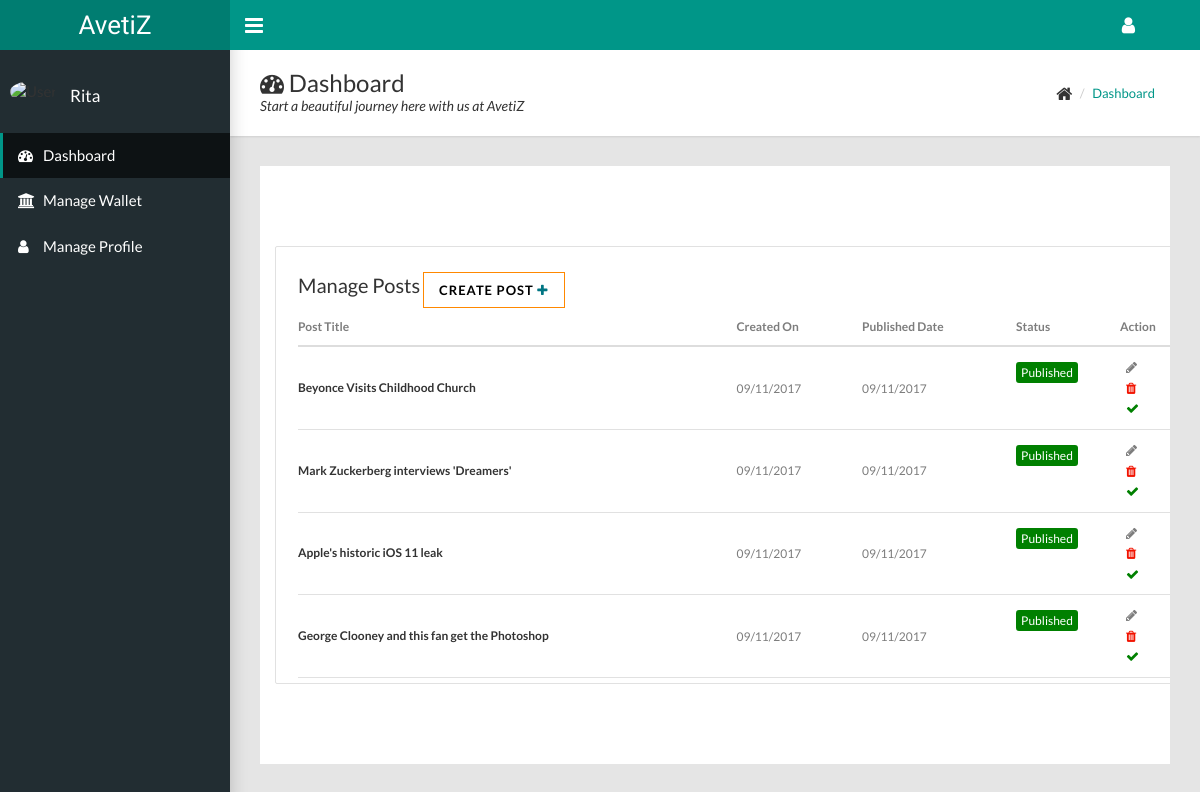
Before: /dashboard/manage_posts/ (signed in) with the older database file.
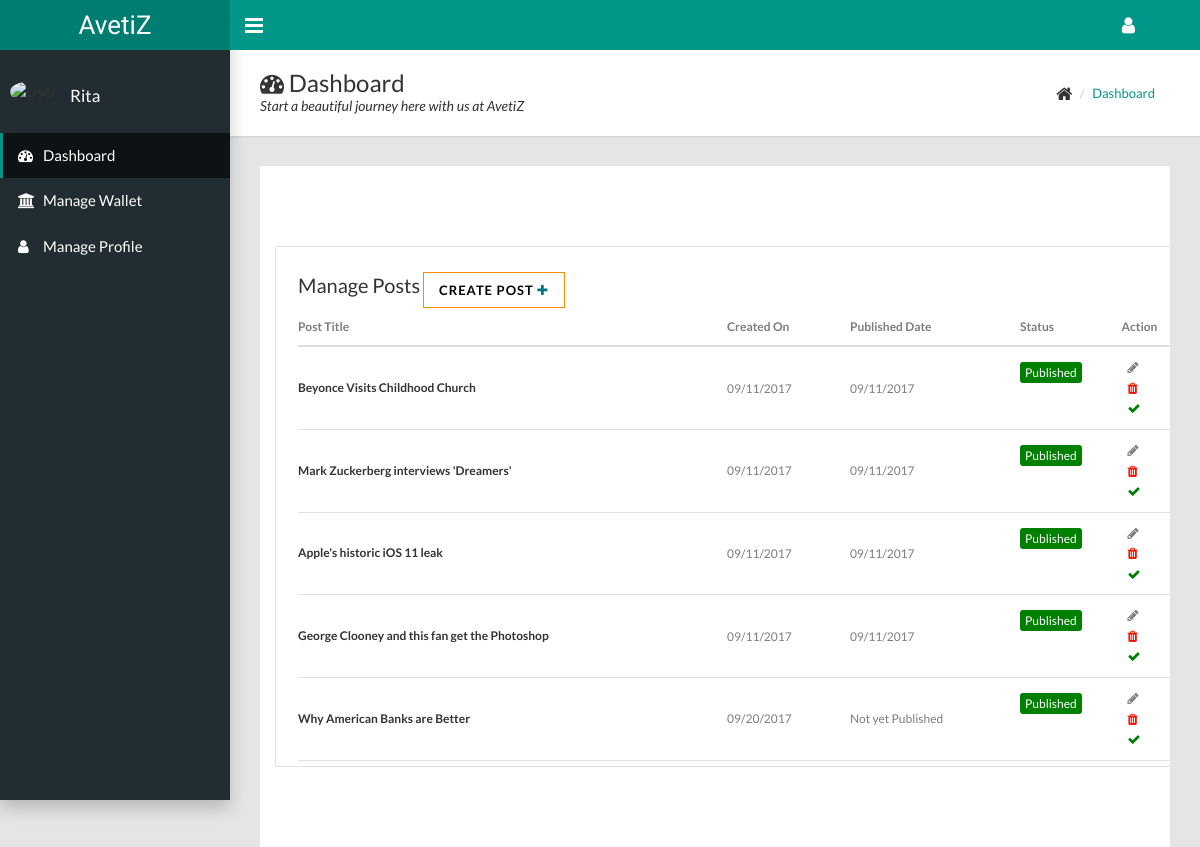
After: the same page with the newer database file.
### blog/models.py (models this page shows, shortened)
class Post(models.Model):
    author = models.ForeignKey('auth.User')
    title = models.CharField(max_length=200)
    text = models.TextField(blank=True)
    post_pic = models.ImageField(upload_to='media', blank=True, null=True)
    created_date = models.DateTimeField(default=timezone.now)
    published_date = models.DateTimeField(blank=True, null=True)
    featured_post = models.BooleanField(default=False)
    trending_post = models.BooleanField(default=False)
    status = models.CharField(max_length=100, default="Draft", choices=(('Draft','Draft'),('Published','Published'),('Submitted','Submitted')))
    category = models.ForeignKey('Category', null=True, blank=True)
    slug = models.SlugField(null=True, blank=True)

### advert/views.py (the view)
class postList(LoginRequiredMixin, ListView):
	model=Post
	template_name='advert/post_list.html'
	login_url='account/login'
	context_object_name='posts'
	def get_queryset(self):
		return Post.objects.filter(author=self.request.user).order_by('-published_date')

### advert/templates/advert/post_list.html (shortened to what this page needs)
{% extends 'advert/base.html' %}
{% block content %}
<main id="maincontent">
  <section class="manage">
    <div class="container">
      <div class="row">
      	<div class="col-md-10 js-post-list ">
      	<div class="panel-body">
      	  <div class="tablehead">
			  <div class="job_title">Manage Posts</div>
			  <button class="createbtn btn btn-primary js-add-product  " data-url="{% url 'advert:create_post' %}">Create Post <i class="fa fa-plus" style="color:#017583;"></i></button>
		  </div>
		    <table class="table overflow-table" id="product-table">
		      <thead >
		      	<tr>
			          <th><strong>Post Title</strong></th>
			          <th class ="mobile_no"><strong>Created On</strong></th>
			          <th class="mobile_no"><strong >Published Date</strong></th>
			          <th><strong>Status</strong></th>
			          <th><strong>Action</strong></th>
			    </tr>
		      </thead>
		      <tbody>
          			{% include 'advert/includes/partial_post_list.html' %}
			   </tbody>
			</table>
			</div>
         </div>
      </div>
    </div>
  </section>
</main>
{% endblock %}

### advert/templates/advert/includes/partial_post_list.html
        {% for post in posts %}
        <tr>
          <td><h1><strong>{{post.title}}</strong></h1></td>
          <td class="mobile_no">{{post.created_date|date:"SHORT_DATE_FORMAT"}}</td>
          {% if post.published_date %}
          <td class="mobile_no">{{post.published_date|date:"SHORT_DATE_FORMAT"}}</td>
          {% else %}
          <td class="mobile_no">Not yet Published</td>
          {% endif %}
          <td class="status {{post.status}}">{{post.status}}</td>
          <td> <button data-toggle="tooltip"  title="Edit Post" data-url="{% url 'advert:update_post' post.id %}"  class="js-update-product buttonicon"><span><i  class="fa fa-pencil" ></i></span></button>
          <br>
          <button data-toggle="tooltip"  title="Delete Post" data-url="{% url 'advert:delete_post' post.id %}"  class="js-delete-product buttonicon"><span><i style="color:#f11300 ; " class="fa fa-trash"></i></span></button>
          <br>
          <button data-url="{% url 'advert:submit_post' post.id%}"  data-toggle="tooltip"  title="Save post for Review" class="js-submit-product buttonicon"><span><i style="color:green ; " class="fa fa-check"></i></span></button>
          </td>
        </tr>
        {% endfor %}

Changed rows visible on the page:
added Post: title "Why American Banks are Better", created_date "09/20/2017", shows "Not yet Published", status "Published"
